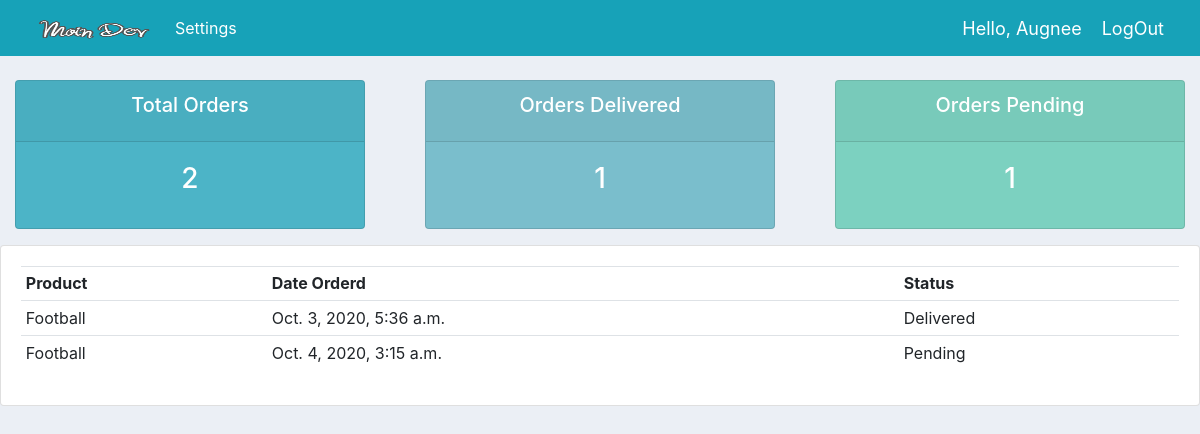
The app's page /user/ (signed in) with its own data.
### accounts/models.py (models this page shows, shortened)
class Order(models.Model):
    STATUS =(
        ('Pending','Pending'),
        ('Out for Delivery', 'Out for Delivery'),
        ('Delivered','Delivered'),
        )
    customer =models.ForeignKey(Customer, on_delete=models.SET_NULL ,null=True)
    product =models.ForeignKey(Product, on_delete=models.SET_NULL ,null=True)
    date_created =models.DateTimeField(auto_now_add=True ,null=True)
    status =models.CharField(max_length=120, null=True ,choices=STATUS)

class Product(models.Model):
    CATEGORY = (
        ('Indoor','Indoor'),
        ('Outdoor','Outdoor'),
        ('Both','Both')
    )
    name = models.CharField(max_length=120, null=True )
    price =models.FloatField(null=True)
    category =models.CharField(max_length=120, null=True ,choices=CATEGORY)
    description = models.CharField(max_length=120, null=True )
    date_created= models.DateTimeField(auto_now_add=True ,null=True)
    tag=models.ManyToManyField(Tag)
    def __str__(self):
        return self.name

### accounts/decorators.py (the view)
        def wrapper_func(request, *args, **kwargs):
            group= None
            if request.user.groups.exists():
                group = request.user.groups.all()[0].name
            if group in allowed_roles:
                return view_func(request , *args , **kwargs)
            else:
                 return  HttpResponse("You are not authorized to view this page ")

### accounts/views.py (called while the page is built)
@login_required(login_url='login')
@allowed_users(allowed_roles=['customer'])
def userPage(request):
    orders = request.user.customer.order_set.all()
    total_order = orders.count()
    delivered = orders.filter(status='Delivered').count()
    pending = orders.filter(status='Pending').count()
    context= {'orders':orders ,'total_order':total_order,'delivered':delivered,'pending':pending}
    return render(request, 'accounts/user.html', context)

### accounts/templates/accounts/user.html
{%  extends 'base.html' %}
{% block body %}
{%  include 'accounts/status.html' %}
<div class="row">
	<div class="col-md">
		<div class="card card-body">
			<table class="table table-sm">
				<tr>
					<th>Product</th>
					<th>Date Orderd</th>
					<th>Status</th>
				</tr>
				{% for order in orders %}
				<tr>
					<td>{{order.product}}</td>
					<td>{{order.date_created}}</td>
					<td>{{order.status}}</td>
				</tr>
				{% endfor %}
			</table>
		</div>
	</div>
</div>
{% endblock body %}

### accounts/templates/base.html (shortened to what this page needs)
{% load static %}
<!doctype html>
<html lang="en">
  <head>
    <link rel="stylesheet" href="https://stackpath.bootstrapcdn.com/bootstrap/4.5.2/css/bootstrap.min.css">
    <link rel="stylesheet" href="{% static 'css/main.css' %}">
  </head>
  <body>
    <nav class="navbar navbar-expand-lg navbar-dark bg-info">
        <a class="navbar-brand" href="#"><img src="{% static 'images/logo3.png' %}" alt=""></a>
        <div class="collapse navbar-collapse" id="navbarSupportedContent">
          <ul class="navbar-nav mr-auto">
            {% if request.user.is_staff %}
            <li class="nav-item active">
              <a class="nav-link" href="{% url 'home' %}">Home <span class="sr-only">(current)</span></a>
            </li>
            <li class="nav-item active">
              <a class="nav-link" href=" {% url 'products' %}">products</a>
            </li>
            <li class="nav-item active">
              <a class="nav-link" href="/admin/">Admin <span class="sr-only">(current)</span></a>
            </li>
            {% else %}
            <li class="nav-item active">
              <a class="nav-link" href="{% url 'account' %}">Settings </a>
            </li>
            {% endif %}
          </ul>
        </div>
        <span class="hello-msg">Hello, {{request.user}} </span>
        <span><a class="hello-msg" href=" {% url 'logout' %} ">LogOut</a></span>
      </nav>
    {% block body %}
    {% endblock body %}
  </body>
</html>

### static/css/main.css (style rules this page uses)
body { background-color: #ebeff5; }

### accounts/templates/base.html (style rules this page uses)
img { height: 20px; width: 120px; margin-left: 15px; }
.hello-msg { font-size: 18px; color: #fff; margin-right: 20px; }

### records on screen
Order: product "Football", date_created "Oct. 3, 2020, 5:36 a.m.", status "Delivered"
Order: product "Football", date_created "Oct. 4, 2020, 3:15 a.m.", status "Pending"

### other values on screen
{{ request.user }} "Augnee"
{{ total_order }} "2"
{{ delivered }} "1"
{{ pending }} "1"
